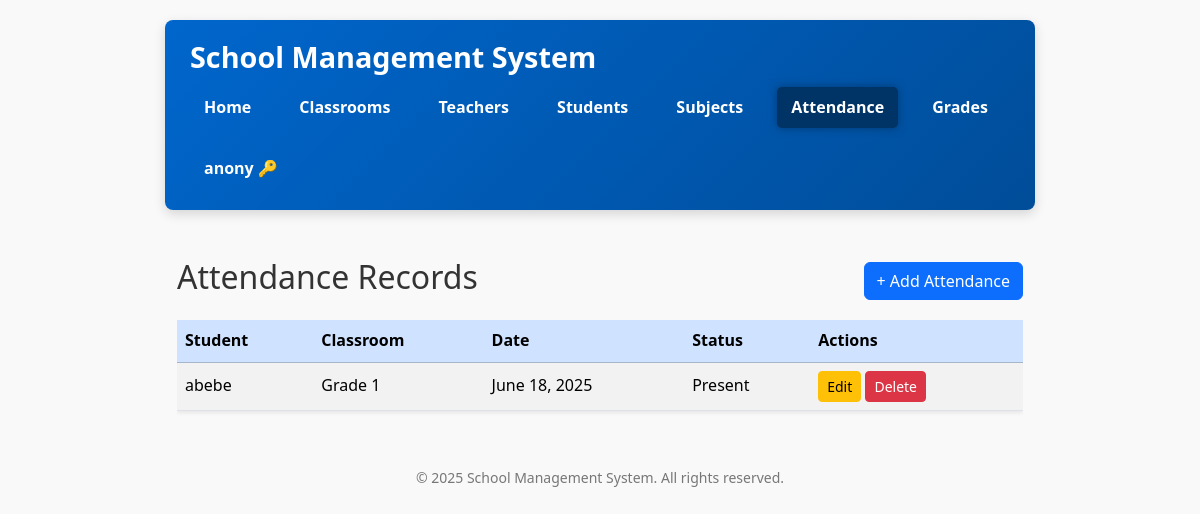
Page /attendances/ (signed in) on the committed database.
### school/models.py (models this page shows, shortened)
class User(AbstractUser):
    ROLE_CHOICES = (
        ('ADMIN', 'Admin'),
        ('TEACHER', 'Teacher'),
        ('STUDENT', 'Student'),
    )
    role = models.CharField(max_length=10, choices=ROLE_CHOICES, null=True, blank=True)
    force_password_change = models.BooleanField(default=False)  # Add this field

class Attendance(models.Model):
    STATUS_CHOICES = [('Present', 'Present'), ('Absent', 'Absent')]
    student = models.ForeignKey(Student, on_delete=models.CASCADE, related_name='attendances')
    date = models.DateField()
    status = models.CharField(max_length=10, choices=STATUS_CHOICES)
    class Meta:
        unique_together = ('student', 'date')

class Student(models.Model):
    user = models.OneToOneField(settings.AUTH_USER_MODEL, on_delete=models.CASCADE)
    GENDER_CHOICES = [('Male', 'Male'), ('Female', 'Female'), ('Other', 'Other')]
    name = models.CharField(max_length=100)
    age = models.PositiveIntegerField()
    gender = models.CharField(max_length=10, choices=GENDER_CHOICES)
    photo = models.ImageField(upload_to='student_photos/', blank=True, null=True)
    address = models.TextField(blank=True)
    parent_contact = models.CharField(max_length=20, blank=True)
    classroom = models.ForeignKey(ClassRoom, on_delete=models.CASCADE, related_name='students')
    class Meta:
        ordering = ['name']

class ClassRoom(models.Model):
    name = models.CharField(max_length=100)
    section = models.CharField(max_length=1)
    subjects = models.ManyToManyField('Subject', related_name='classrooms', blank=True)
    class Meta:
        ordering = ['name', 'section']
        verbose_name_plural = 'Classrooms'

### school/views.py (the view)
# urls.py: path('attendances/', views.attendance_list, name='attendance_list'),
@role_required(['Admin', 'Teacher'])
def attendance_list(request):
    attendances = Attendance.objects.all().order_by('-date')
    user = request.user
    if user.role == 'TEACHER':
        teacher = get_object_or_404(Teacher, user=user)
        classrooms = ClassRoom.objects.filter(subjects__teachers=teacher)
        attendances = attendances.filter(student__classroom__in=classrooms)
    query = request.GET.get('q')
    if query:
        attendances = attendances.filter(student__name__icontains=query)
    return render(request, 'school/attendance_list.html', {'attendances': attendances})

### school/views.py (called while the page is built)
def role_required(allowed_roles=[]):
    def decorator(view_func):
        @wraps(view_func)
        def wrapper(request, *args, **kwargs):
            user = request.user
            if not user.is_authenticated:
                return redirect('login')
            user_role = getattr(user, 'role', None)
            if user.is_superuser or (user_role and user_role.upper() in [r.upper() for r in allowed_roles]):
                return view_func(request, *args, **kwargs)
            return redirect('school:no_permission')
        return wrapper
    return decorator

### school/templates/school/attendance_list.html (shortened to what this page needs)
{% extends 'school/base.html' %}
{% block content %}
<div class="container mt-5">
    <div class="d-flex justify-content-between align-items-center mb-3">
        <h2>Attendance Records</h2>
        <a href="{% url 'school:attendance_create' %}" class="btn btn-primary">
            + Add Attendance
        </a>
    </div>
    {% if attendances %}
        <div class="table-responsive">
            <table class="table table-striped table-hover align-middle shadow-sm">
                <thead class="table-primary">
                    <tr>
                        <th>Student</th>
                        <th>Classroom</th>
                        <th>Date</th>
                        <th>Status</th>
                        <th>Actions</th>
                    </tr>
                </thead>
                <tbody>
                    {% for attendance in attendances %}
                    <tr>
                        <td>{{ attendance.student.name }}</td>
                        <td>{{ attendance.student.classroom.name|default:"N/A" }}</td>
                        <td>{{ attendance.date }}</td>
                        <td>{{ attendance.status }}</td>
                        <td>
                            <a href="{% url 'school:attendance_update' attendance.pk %}" class="btn btn-sm btn-warning">
                                Edit
                            </a>
                            <a href="{% url 'school:attendance_delete' attendance.pk %}" class="btn btn-sm btn-danger">
                                Delete
                            </a>
                        </td>
                    </tr>
                    {% empty %}
                    <tr>
                        <td colspan="5" class="text-center">No attendance records found.</td>
                    </tr>
                    {% endfor %}
                </tbody>
            </table>
        </div>
    {% else %}
        <p class="text-muted">No attendance records found.</p>
    {% endif %}
</div>
{% endblock %}

### school/templates/school/base.html (shortened to what this page needs)
{% load static %}
<!DOCTYPE html>
<html lang="en">
<head>
    <link href="https://cdn.jsdelivr.net/npm/bootstrap@5.3.3/dist/css/bootstrap.min.css" rel="stylesheet" />
</head>
<body>
    <header>
        <div class="d-flex align-items-center">
            <h1>School Management System</h1>
        </div>
        <nav>
            <a href="{% url 'school:home' %}" class="{% if request.resolver_match.url_name == 'home' %}active{% endif %}">Home</a>
            <a href="{% url 'school:classroom_list' %}" class="{% if 'classroom' in request.path %}active{% endif %}">Classrooms</a>
            <a href="{% url 'school:teacher_list' %}" class="{% if 'teacher' in request.path %}active{% endif %}">Teachers</a>
            <a href="{% url 'school:student_list' %}" class="{% if 'student' in request.path %}active{% endif %}">Students</a>
            <a href="{% url 'school:subject_list' %}" class="{% if 'subject' in request.path %}active{% endif %}">Subjects</a>
            <a href="{% url 'school:attendance_list' %}" class="{% if 'attendance' in request.path %}active{% endif %}">Attendance</a>
            <a href="{% url 'school:grade_list' %}" class="{% if 'grade' in request.path %}active{% endif %}">Grades</a>
            {% if user.is_authenticated %}
                <form id="logout-form" action="{% url 'school:logout' %}" method="post" style="display:inline;">
                    <button type="submit" title="Logout">{{ user.username }} &#x1F511;</button>
                </form>
            {% else %}
                <a href="{% url 'school:login' %}" class="{% if 'login' in request.path %}active{% endif %}">Login</a>
            {% endif %}
        </nav>
    </header>
    <main>
        {% block content %}{% endblock %}
    </main>
    <footer>
        &copy; {% now "Y" %} School Management System. All rights reserved.
    </footer>
</body>
</html>

### school/templates/school/base.html (style rules this page uses)
body { font-family: 'Segoe UI', Tahoma, Geneva, Verdana, sans-serif; max-width: 900px; margin: 20px auto; padding: 0 15px; background: #f9f9f9; color: #333; line-height: 1.6; }
header { background: linear-gradient(135deg, #0066cc 0%, #004d99 100%); color: white; padding: 20px 25px; margin-bottom: 30px; border-radius: 8px; box-shadow: 0 4px 12px rgba(0, 0, 0, 0.15); position: sticky; top: 0; z-index: 1000; }
header h1 { margin: 0; font-weight: 700; font-size: 1.8rem; user-select: none; }
nav { margin-top: 12px; display: flex; gap: 20px; flex-wrap: wrap; }
nav a, nav form button { color: white; font-weight: 600; padding: 8px 14px; border-radius: 5px; transition: background-color 0.3s ease; cursor: pointer; text-decoration: none; border: none; background: none; }
nav a.active { background-color: #003366; color: #fff; box-shadow: 0 0 8px #003366cc; }
footer { margin-top: 40px; text-align: center; color: #777; font-size: 14px; }

### rows in the picture
User: username "anony"
Attendance: student.name "abebe", student.classroom.name "Grade 1", date "June 18, 2025", status "Present"
